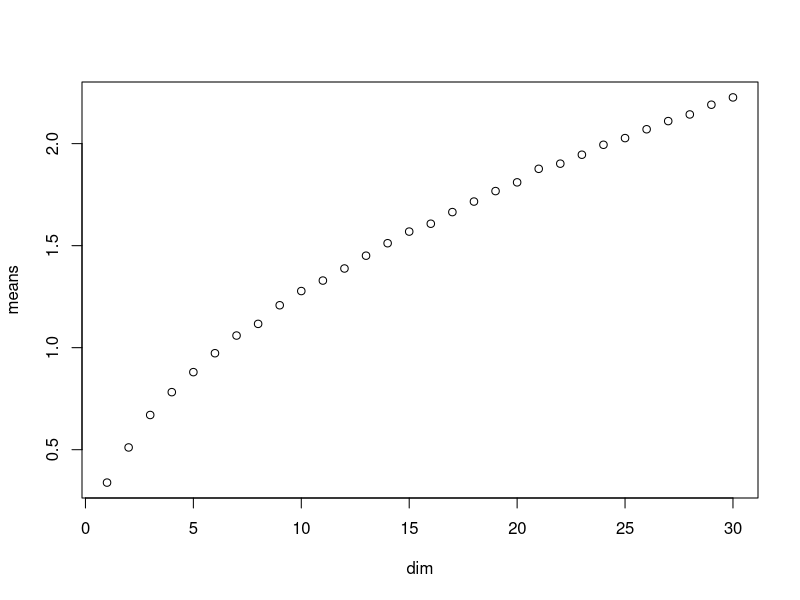

Write R code to recreate this figure.
#dists <- c()
means<-c()
n.trials <- 1000
dim<-1:30
n.dims <- 30
 for (i.dim in 1:n.dims) {
 dists<-c()
 for (i.trial in 1:n.trials) { 
# for (i.dim in 1:n.dims) {
 #n.curr<-1
 #n.next<-0
 #p1<-1/3*(i.dim^0.5)
 #p2<-((1/6*i.dim)^0.5)*((1/3*(1+2*(1-3/(5*i.dim))^0.5))^0.5)
 p1<-runif(i.dim)
 p2<-runif(i.dim) 
 dist<-sqrt(sum((p1-p2)^2))
 dists[i.trial]<-dist
#cat(dists,"\n")
#md<-mean(dists)
#cat("mean",md,"\n")
}
means[i.dim]<-mean(dists)
out<- sprintf("Mean distance at %d dim = %f ",i.dim, means[i.dim],"\n")
cat(out,"\n")
}
plot(means~dim)
#yma= max(means)
#ymi=min(means)
#plot(means[i.dim]~i.dim, type="l", ylim=c(ymi,yma))
#lines(means[i.dim]~i.dim, col=1:10000)

